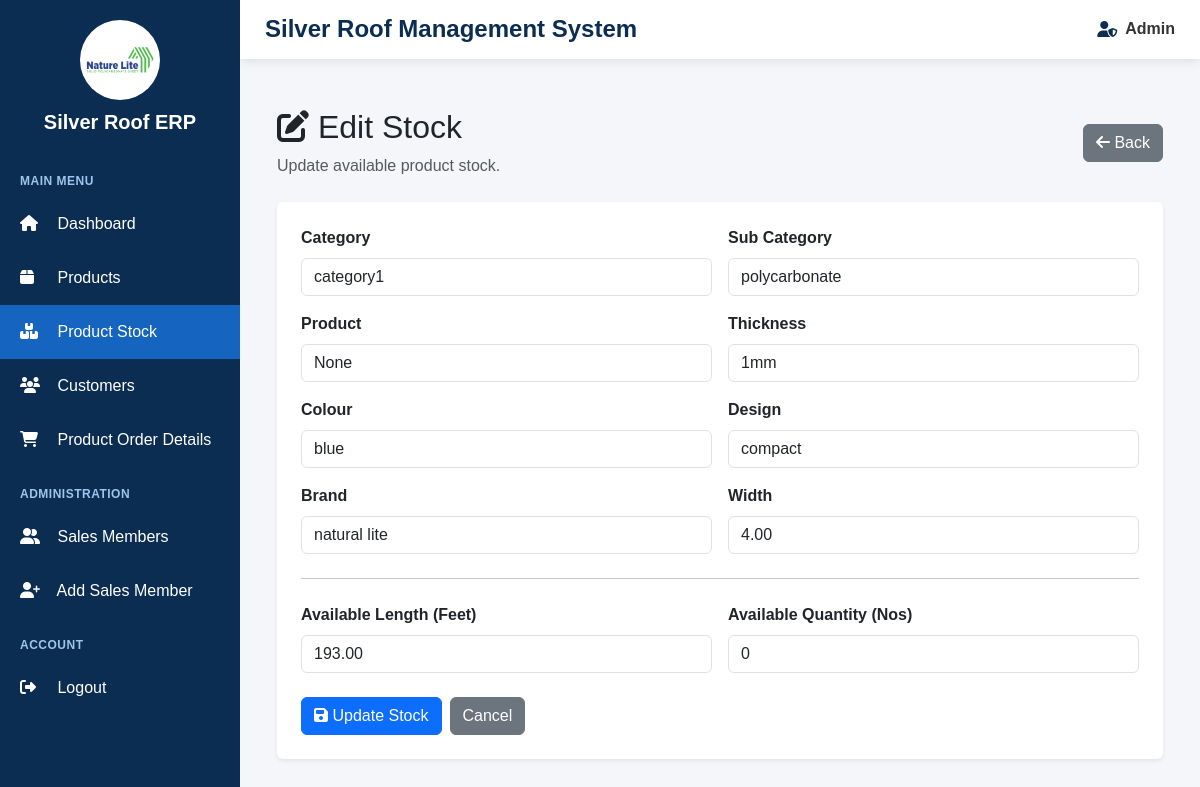
Screenshot of /products/stock/edit/3/ (signed in) with the database file from the repository.
### products/models.py (models this page shows, shortened)
class ProductStock(models.Model):
    product = models.OneToOneField(
        Product,
        on_delete=models.CASCADE,
        related_name="stock_details"
    )
    length_ft = models.DecimalField(
        max_digits=10,
        decimal_places=2,
        default=0,
        blank=True,
        null=True
    )
    quantity = models.PositiveIntegerField(
        default=0
    )
    out_of_stock = models.BooleanField(
        default=False
    )
    updated_at = models.DateTimeField(
        auto_now=True
    )

class Product(models.Model):
    category = models.ForeignKey(
        Category,
        on_delete=models.CASCADE,
        related_name="products"
    )
    product_name = models.CharField(
        max_length=150,
        blank=True,
        null=True
    )
    subcategory = models.ForeignKey(
        SubCategory,
        on_delete=models.SET_NULL,
        related_name="products",
        blank=True,
        null=True
    )
    subcategory_text = models.CharField(
        max_length=100,
        blank=True,
        null=True
    )
    width = models.CharField(
        max_length=100,
        blank=True,
        null=True
    )
    brand = models.ForeignKey(
        Brand,
        on_delete=models.SET_NULL,
        related_name="products",
        blank=True,
        null=True
    )
    thickness = models.ForeignKey(
        Thickness,
        on_delete=models.SET_NULL,
        related_name="products",
        blank=True,
        null=True
    )
    colour = models.ForeignKey(
        Colour,
        on_delete=models.SET_NULL,
        related_name="products",
        blank=True,
        null=True
    )
    design = models.ForeignKey(
        Design,
        on_delete=models.SET_NULL,
        related_name="products",
        blank=True,
        null=True
    )
    width_ft = models.DecimalField(
        max_digits=8,
        decimal_places=2,
        default=0,
        blank=True,
        null=True
    )
    core_number = models.CharField(
        max_length=100,
        blank=True,
        null=True
    )
    sqt_rate = models.DecimalField(
        max_digits=10,
        decimal_places=2,
        default=0,
        blank=True,
        null=True
    )
    size = models.CharField(
        max_length=100,
        blank=True,
        null=True
    )

class Category(models.Model):
    name = models.CharField(
        max_length=100
    )

class SubCategory(models.Model):
    category = models.ForeignKey(
        Category,
        on_delete=models.CASCADE,
        related_name="subcategories"
    )
    name = models.CharField(
        max_length=100
    )

class Thickness(models.Model):
    name = models.CharField(
        max_length=50
    )
    def __str__(self):
        return self.name

class Colour(models.Model):
    name = models.CharField(
        max_length=50
    )

class Design(models.Model):
    name = models.CharField(
        max_length=100
    )

class Brand(models.Model):
    name = models.CharField(
        max_length=100
    )

### products/views.py (the view, shortened to what this page needs)
@login_required
@user_passes_test(is_admin)
def edit_stock(request, id):
    stock = get_object_or_404(
        ProductStock,
        id=id
    )
    product = stock.product
    category_name = get_category_name(
        product.category
    )
    categories = Category.objects.all().order_by(
        "name"
    )
    return render(
        request,
        "products/stock_form.html",
        {
            "stock": stock,
            "product": product,
            "edit": True,
            "categories": categories,
        }
    )

### products/views.py (called while the page is built)
def is_admin(user):
    return user.is_superuser

def get_category_name(category):
    if not category:
        return ""
    return (
        category.name
        .strip()
        .lower()
        .replace(" ", "")
        .replace("-", "")
        .replace("_", "")
    )

### products/templates/products/stock_form.html (shortened to what this page needs)
{% extends "base.html" %}
{% block content %}
<div class="container-fluid py-4">
    <div class="d-flex justify-content-between align-items-center mb-4">
        <div>
            {% if edit %}
                <h2>
                    <i class="fa fa-edit"></i>
                    Edit Stock
                </h2>
                <p class="text-muted mb-0">
                    Update available product stock.
                </p>
            {% endif %}
        </div>
        <a
            href="{% url 'stock_list' %}"
            class="btn btn-secondary"
        >
            <i class="fa fa-arrow-left"></i>
            Back
        </a>
    </div>
    <div class="card shadow-sm border-0">
        <div class="card-body p-4">
            <form method="POST">
                <div class="row g-3">
                    <div class="col-md-6">
                        <label class="form-label fw-bold">
                            Category
                        </label>
                        {% if edit %}
                            <input
                                type="text"
                                class="form-control"
                                value="{{ stock.product.category.name|default:'' }}"
                                readonly
                            >
                        {% endif %}
                    </div>
                    <div class="col-md-6">
                        <label class="form-label fw-bold">
                            Sub Category
                        </label>
                        {% if edit %}
                            <input
                                type="text"
                                class="form-control"
                                value="{{ stock.product.subcategory.name|default:'' }}"
                                readonly
                            >
                        {% endif %}
                    </div>
                    <div class="col-md-6">
                        <label class="form-label fw-bold">
                            Product
                        </label>
                        {% if edit %}
                            <input
                                type="text"
                                class="form-control"
                                value="{{ stock.product.product_name }}"
                                readonly
                            >
                        {% endif %}
                    </div>
                    <div class="col-md-6">
                        <label class="form-label fw-bold">
                            Thickness
                        </label>
                        {% if edit %}
                            <input
                                type="text"
                                class="form-control"
                                value="{{ stock.product.thickness|default:'' }}"
                                readonly
                            >
                        {% endif %}
                    </div>
                    <div class="col-md-6">
                        <label class="form-label fw-bold">
                            Colour
                        </label>
                        {% if edit %}
                            <input
                                type="text"
                                class="form-control"
                                value="{% if stock.product.colour %}{{ stock.product.colour.name }}{% elif stock.product.colour_text %}{{ stock.product.colour_text }}{% endif %}"
                                readonly
                            >
                        {% endif %}
                    </div>
                    <div class="col-md-6">
                        <label class="form-label fw-bold">
                            Design
                        </label>
                        {% if edit %}
                            <input
                                type="text"
                                class="form-control"
                                value="{% if stock.product.design %}{{ stock.product.design.name }}{% elif stock.product.design_text %}{{ stock.product.design_text }}{% endif %}"
                                readonly
                            >
                        {% endif %}
                    </div>
                    <div class="col-md-6">
                        <label class="form-label fw-bold">
                            Brand
                        </label>
                        {% if edit %}
                            <input
                                type="text"
                                class="form-control"
                                value="{% if stock.product.brand %}{{ stock.product.brand.name }}{% elif stock.product.brand_text %}{{ stock.product.brand_text }}{% endif %}"
                                readonly
                            >
                        {% endif %}
                    </div>
                    <div class="col-md-6">
                        <label class="form-label fw-bold">
                            Width
                        </label>
                        {% if edit %}
                            <input
                                type="text"
                                class="form-control"
                                value="{{ stock.product.width_ft|default:'' }}"
                                readonly
                            >
                        {% endif %}
                    </div>
                </div>
                <hr class="my-4">
                <div class="row g-3">
                    <div class="col-md-6">
                        <label
                            for="length_ft"
                            class="form-label fw-bold"
                        >
                            Available Length (Feet)
                        </label>
                        {% if edit %}
                            <input
                                type="number"
                                name="length_ft"
                                id="length_ft"
                                class="form-control"
                                step="0.01"
                                min="0"
                                value="{{ stock.length_ft|default_if_none:'' }}"
                            >
                        {% else %}
                            {{ form.length_ft }}
                        {% endif %}
                    </div>
                    <div class="col-md-6">
                        <label
                            for="quantity"
                            class="form-label fw-bold"
                        >
                            Available Quantity (Nos)
                        </label>
                        {% if edit %}
                            <input
                                type="number"
                                name="quantity"
                                id="quantity"
                                class="form-control"
                                min="0"
                                value="{{ stock.quantity|default_if_none:'0' }}"
                            >
                        {% else %}
                            {{ form.quantity }}
                        {% endif %}
                    </div>
                </div>
                <div class="mt-4 d-flex gap-2">
                    <button
                        type="submit"
                        class="btn btn-primary"
                    >
                        <i class="fa fa-save"></i>
                        {% if edit %}
                            Update Stock
                        {% else %}
                            Save Stock
                        {% endif %}
                    </button>
                    <a
                        href="{% url 'stock_list' %}"
                        class="btn btn-secondary"
                    >
                        Cancel
                    </a>
                </div>
            </form>
        </div>
    </div>
</div>
{% endblock %}

### templates/base.html (style rules this page uses)
* { box-sizing: border-box; }
body { margin: 0; font-family: Arial, sans-serif; background: #f4f6f9; }

### rows the page displays
ProductStock: product.category.name "category1", product.subcategory.name "polycarbonate", product.product_name "None", product.thickness "1mm", product.colour.name "blue", product.design.name "compact", product.brand.name "natural lite", product.width_ft "4.00", length_ft "193.00", quantity "0"
